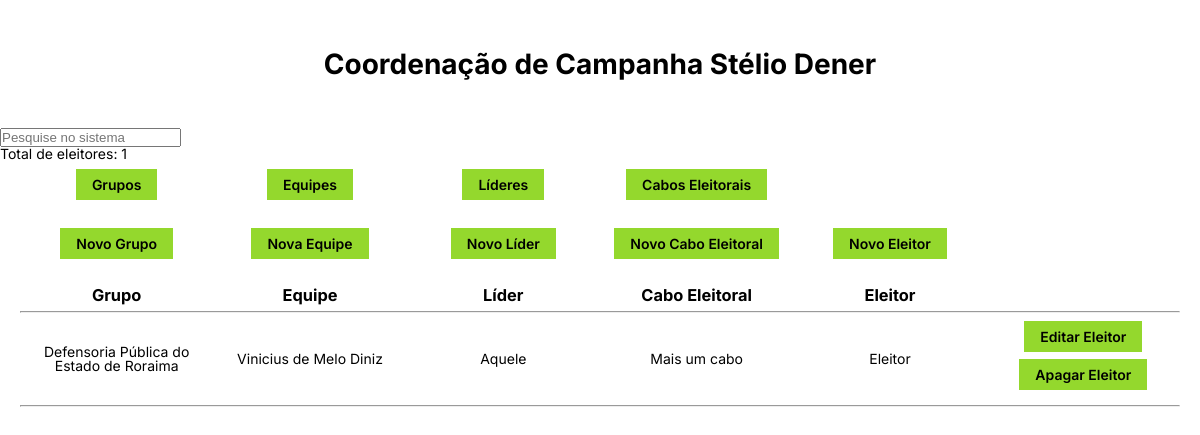
The app's page /, older data.
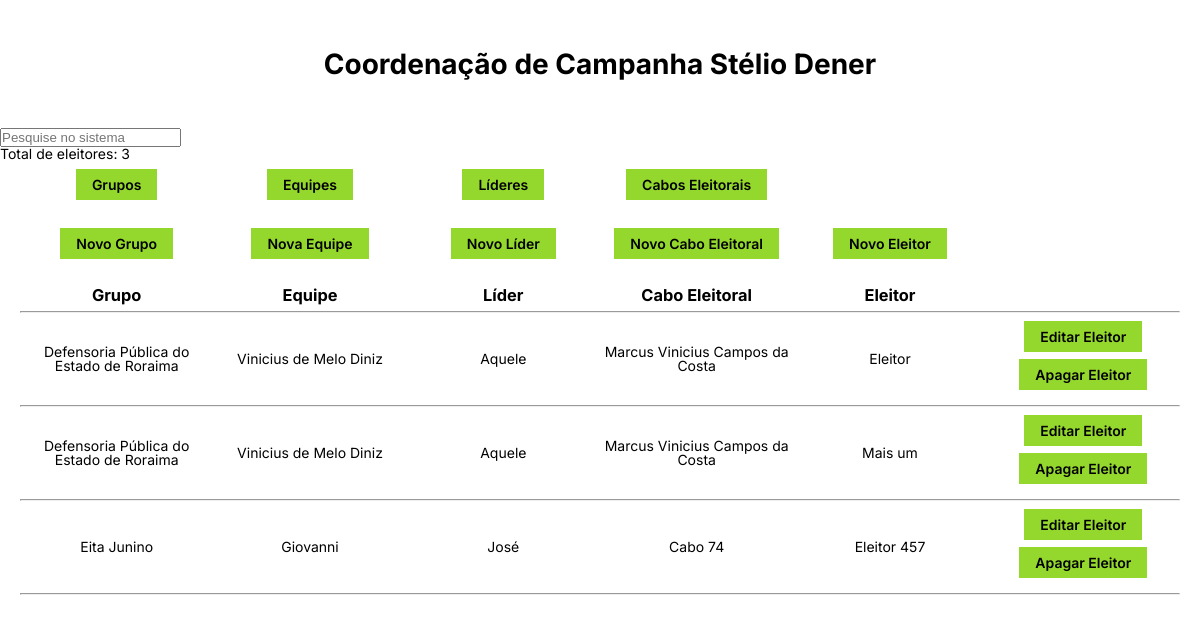
The same page, newer data.
### base/models.py (models this page shows, shortened)
class Voto(models.Model):
    cabo = models.ForeignKey(Cabo, null=True, on_delete=models.RESTRICT)
    eleitor = models.ForeignKey(Pessoa, null=True, on_delete=models.RESTRICT)
    updated = models.DateTimeField(auto_now=True)
    created = models.DateTimeField(auto_now_add=True)
    def __str__(self):
        return self.eleitor.nome

class Cabo(models.Model):
    líder = models.ForeignKey(Líder, null=True, on_delete=models.RESTRICT)
    cabo = models.ForeignKey(Pessoa, null=True, on_delete=models.RESTRICT)
    updated = models.DateTimeField(auto_now=True)
    created = models.DateTimeField(auto_now_add=True)
    def __str__(self):
        return self.cabo.nome

class Líder(models.Model):
    equipe = models.ForeignKey(Equipe, null=True, on_delete=models.RESTRICT)
    líder = models.ForeignKey(Pessoa, null=True, on_delete=models.RESTRICT)
    updated = models.DateTimeField(auto_now=True)
    created = models.DateTimeField(auto_now_add=True)
    def __str__(self):
        return self.líder.nome

class Equipe(models.Model):
    grupo = models.ForeignKey(Grupo, null=True, on_delete=models.RESTRICT)
    coordenador = models.ForeignKey(Pessoa, null=True, on_delete=models.RESTRICT)
    updated = models.DateTimeField(auto_now=True)
    created = models.DateTimeField(auto_now_add=True)
    def __str__(self):
        return self.coordenador.nome

class Grupo(models.Model):
    grupo = models.CharField(max_length=200)
    rgb = models.CharField(max_length=9, null=True, blank=True)
    updated = models.DateTimeField(auto_now=True)
    created = models.DateTimeField(auto_now_add=True)
    def __str__(self):
        return self.grupo

class Pessoa(models.Model):
    nome = models.CharField(max_length=200)
    telefone = models.CharField(max_length=20, null=True, blank=True)
    logradouro = models.CharField(max_length=200, null=True, blank=True)
    bairro = models.CharField(max_length=200, null=True, blank=True)
    cidade = models.CharField(max_length=200, null=True, blank=True)
    cep = models.CharField(max_length=10, null=True, blank=True)
    cpf = models.CharField(max_length=14, null=True, blank=True, unique=True)
    nascimento = models.CharField(max_length=10, null=True, blank=True)
    updated = models.DateTimeField(auto_now=True)
    created = models.DateTimeField(auto_now_add=True)

### base/views.py (the view)
# urls.py: path('', views.home, name='home'),
def home(request):
    todos_votos = Voto.objects.all()
    quantidade_votos = todos_votos.count()
    q = request.GET.get('q') if request.GET.get('q') != None else ''
    votos = Voto.objects.filter(
        Q(eleitor__nome__icontains=q) |
        Q(cabo__cabo__nome__icontains=q) |
        Q(cabo__líder__líder__nome__icontains=q) |
        Q(cabo__líder__equipe__coordenador__nome__icontains=q) |
        Q(cabo__líder__equipe__grupo__grupo__icontains=q)
    )
    print(votos)
    context = {'votos': votos, 'quantidade_votos': quantidade_votos}
    return render(request, 'base/home.html', context)

### base/templates/base/home.html (shortened to what this page needs)
{% extends 'main.html' %}
{% block content %}
    <form action="{% url 'home' %}" method="get">
        <input type="text" name="q" placeholder="Pesquise no sistema" />
    </form>
    <div>
        Total de eleitores: {{quantidade_votos}}
    </div>
    <section class="tabela-votos">
        <div class="linha-tabela-votos">
            <div>
                <a href="{% url 'grupos' %}" class="btn">Grupos</a>
            </div>
            <div>
                <a href="{% url 'equipes' %}" class="btn">Equipes</a>
            </div>
            <div>
                <a href="{% url 'líderes' %}" class="btn">Líderes</a>
            </div>
            <div>
                <a href="{% url 'cabos' %}" class="btn">Cabos Eleitorais</a>
            </div>
        </div>
        <div class="linha-tabela-votos">
            <div>
                <a href="{% url 'cadastrar-grupo' %}" class="btn">Novo Grupo</a>
            </div>
            <div>
                <a href="{% url 'cadastrar-equipe' %}" class="btn">Nova Equipe</a>
            </div>
            <div>
                <a href="{% url 'cadastrar-líder' %}" class="btn">Novo Líder</a>
            </div>
            <div>
                <a href="{% url 'cadastrar-cabo' %}" class="btn">Novo Cabo Eleitoral</a>
            </div>
            <div>
                <a href="{% url 'cadastrar-eleitor' %}" class="btn">Novo Eleitor</a>
            </div>
        </div>
        <div class="linha-tabela-votos">
            <div><h3>Grupo</h3></div>
            <div><h3>Equipe</h3></div>
            <div><h3>Líder</h3></div>
            <div><h3>Cabo Eleitoral</h3></div>
            <div><h3>Eleitor</h3></div>
        </div>
        <hr>
            {% for voto in votos %}
            <div class="linha-tabela-votos">
                <div>{{voto.cabo.líder.equipe.grupo}}</div>
                <div>{{voto.cabo.líder.equipe}}</div>
                <div>{{voto.cabo.líder}}</div>
                <div>{{voto.cabo}}</div>
                <div>{{voto}}</div>
                <div>
                    <div>
                        <a href="{% url 'editar-eleitor' voto.id %}" class="btn" style="margin-bottom: 7px">Editar Eleitor</a>
                    </div>
                    <div>
                        <a href="{% url 'deletar-eleitor' voto.id %}" class="btn" style="margin-bottom: 7px">Apagar Eleitor</a>
                    </div>
                </div>
            </div>
            <hr>
            {% endfor %}
    </section>
{% endblock  %}

### templates/main.html (shortened to what this page needs)
<!DOCTYPE html>
{% load static %}
<html lang="en">
<head>
  <link rel="stylesheet" href="{% static 'styles/style.css' %}" />
</head>
<body>
  {% include 'navbar.html' %}
  {% block content %}
  {% endblock  %}
</body>
</html>

### templates/navbar.html
<header class="header">
  <div>
    <a href="{% url 'home' %}" class="nav-link"><h1> Coordenação de Campanha Stélio Dener </h1></a>
</div>
</header>

### static/styles/style.css (style rules this page uses)
* { padding: 0; margin: 0; box-sizing: border-box; }
html { font-size: 62.5%; }
body { font-family: "Inter", sans-serif; line-height: 1; font-weight: 400; font-size: 1.4rem; }
.header { text-align: center; margin: 50px; }
.tabela-votos { margin: 0 20px; text-align: center; }
.linha-tabela-votos { display: grid; grid-template-columns: repeat(6, 1fr); align-items: center; justify-items: center; margin: 8px 0; }
h3 { margin: 0; }
.nav-link:link, .nav-link:visited { display: block; text-decoration: none; color: inherit; margin: 30px; }
.btn:link, .btn:visited { display: inline-block; text-decoration: none; font-weight: 600; line-height: 1.5rem; padding: 0.8rem 1.6rem; border: 0; color: inherit; border: none; cursor: pointer; font-family: inherit; transition: all 0.3s; background-color: #94d82d; margin-bottom: 20px; }

Row changes from the older to the newer data that the page shows:
changed through a linked row, Voto "Eleitor": cabo "Mais um cabo" → "Marcus Vinicius Campos da Costa"
added Voto: cabo.líder.equipe.grupo "Defensoria Pública do Estado de Roraima", cabo.líder.equipe "Vinicius de Melo Diniz", cabo.líder "Aquele", cabo "Marcus Vinicius Campos da Costa", eleitor.nome "Mais um"
added Voto: cabo.líder.equipe.grupo "Eita Junino", cabo.líder.equipe "Giovanni", cabo.líder "José", cabo "Cabo 74", eleitor.nome "Eleitor 457"
Text that changed along with them:
{{ quantidade_votos }}: "1" → "3"
